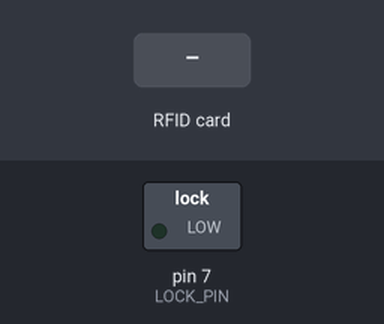
Bench run of a sketch on a simulated Arduino Uno, built with avr-gcc and run on an emulated ATmega328P. Shown: switched loads named in the sketch (green lamp = pin HIGH). Inputs (shaded band) come from the test bench. Pins used as bus, display or sensor lines are not drawn; what the sketch prints to the serial monitor is not drawn.

Above: at 1.2 s.
1.3 s: RFID card 75 BA 7F 05 held to the reader
At 1.7 s:
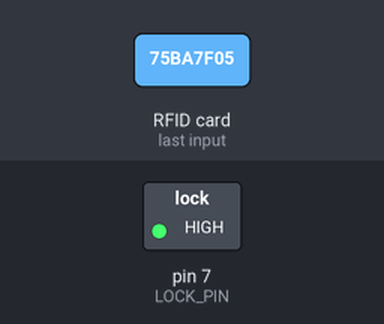
3.3 s: RFID card E4 9A 10 7B held to the reader
At 4.6 s:
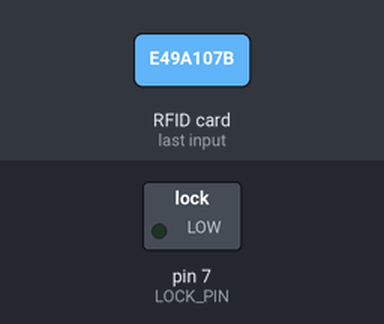
4.8 s: RFID card 12 34 56 78 held to the reader
At 5.2 s:
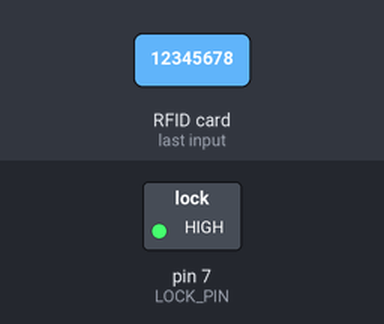
Timing chart, 0 to 7.8 s (numbered marks = the images above; inputs shaded):
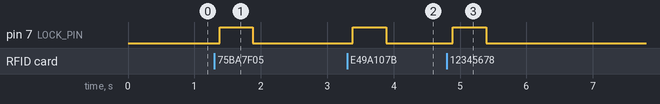

Measured:
- after the input at 1.3 s, pin 7 (LOCK_PIN): LOW → HIGH after 0.08 s, → LOW 0.50 s later
- after the input at 3.3 s, pin 7 (LOCK_PIN): LOW → HIGH after 0.09 s, → LOW 0.50 s later
- after the input at 4.8 s, pin 7 (LOCK_PIN): LOW → HIGH after 0.09 s, → LOW 0.50 s later

The sketch:

Arduino_RFID_Lock.ino
```cpp
/***************************************************************
 * 🔒 Arduino RFID Lock System (мультидоступ)
 * ------------------------------------------------------------
 * Этот скетч реализует замок на RFID-картах с возможностью
 * добавления нескольких UID-ключей доступа.
 * Используется модуль MFRC522 (SPI) и пин управления замком.
 ***************************************************************/

#include <SPI.h>        // Библиотека для работы с SPI-интерфейсом
#include <MFRC522.h>    // Библиотека для RFID-модуля MFRC522

// --- Конфигурация пинов ---
#define RST_PIN 9       // Пин RST (Reset) модуля RFID
#define SS_PIN 10       // Пин SS (SDA) — выбор устройства на SPI
#define LOCK_PIN 7      // Пин, управляющий замком (реле, MOSFET, светодиод)

// Создаём объект RFID-считывателя с указанными пинами
MFRC522 mfrc522(SS_PIN, RST_PIN);

/***************************************************************
 * setup() — выполняется один раз при старте Arduino
 ***************************************************************/
void setup() {
  Serial.begin(9600);               // Инициализация последовательного порта
  SPI.begin();                      // Запуск шины SPI
  mfrc522.PCD_Init();               // Инициализация RFID-модуля
  pinMode(LOCK_PIN, OUTPUT);        // Настройка пина замка как выхода
  digitalWrite(LOCK_PIN, LOW);      // Замок закрыт по умолчанию
  Serial.println("Система готова. Приложите карту...");
}

/***************************************************************
 * loop() — основной цикл
 ***************************************************************/
void loop() {
  // Проверяем, есть ли новая карта в зоне считывания
  if (!mfrc522.PICC_IsNewCardPresent()) return;

  // Пытаемся считать UID карты
  if (!mfrc522.PICC_ReadCardSerial()) return;

  // Выводим UID в монитор порта
  Serial.print("Обнаружена карта UID: ");
  for (byte i = 0; i < mfrc522.uid.size; i++) {
    Serial.print(mfrc522.uid.uidByte[i] < 0x10 ? " 0" : " ");
    Serial.print(mfrc522.uid.uidByte[i], HEX);
  }
  Serial.println();

  // Проверяем, разрешён ли доступ
  if (checkUID(mfrc522.uid.uidByte, mfrc522.uid.size)) {
    Serial.println("✅ Доступ разрешён! Замок открыт на 0.5 секунды.");
    digitalWrite(LOCK_PIN, HIGH); // Открываем замок
    delay(500);
    digitalWrite(LOCK_PIN, LOW);  // Закрываем замок
    Serial.println("Замок снова закрыт.");
  } else {
    Serial.println("⛔ Доступ запрещён! Неизвестная карта.");
  }

  // Завершаем работу с картой
  mfrc522.PICC_HaltA();
  mfrc522.PCD_StopCrypto1();

  // Просим убрать карту
  Serial.println("Уберите карту...");
  while (mfrc522.PICC_IsNewCardPresent() || mfrc522.PICC_ReadCardSerial()) {
    delay(100);
  }

  Serial.println("Можно прикладывать снова.");
  delay(500);
}

/***************************************************************
 * checkUID() — проверка UID карты по списку разрешённых
 ***************************************************************/
bool checkUID(byte *uid, byte size) {
  // 🔐 Массив разрешённых UID (добавляйте свои карты сюда)
  const byte authorizedUIDs[][4] = {
    {0x75, 0xBA, 0x7F, 0x05},  // Карта №1
    {0xE4, 0x9A, 0x10, 0x7B},  // Карта №2
    {0x12, 0x34, 0x56, 0x78}   // Карта №3 (пример)
  };

  const byte authorizedCount = sizeof(authorizedUIDs) / sizeof(authorizedUIDs[0]);

  // Проверяем, что длина UID равна 4 байтам
  if (size != 4) return false;

  // Перебираем все разрешённые UID
  for (byte i = 0; i < authorizedCount; i++) {
    bool match = true;

    for (byte j = 0; j < 4; j++) {
      if (uid[j] != authorizedUIDs[i][j]) {
        match = false;
        break;
      }
    }

    // Если найдено совпадение — доступ разрешён
    if (match) return true;
  }

  // Нет совпадений — доступ запрещён
  return false;
}
```
